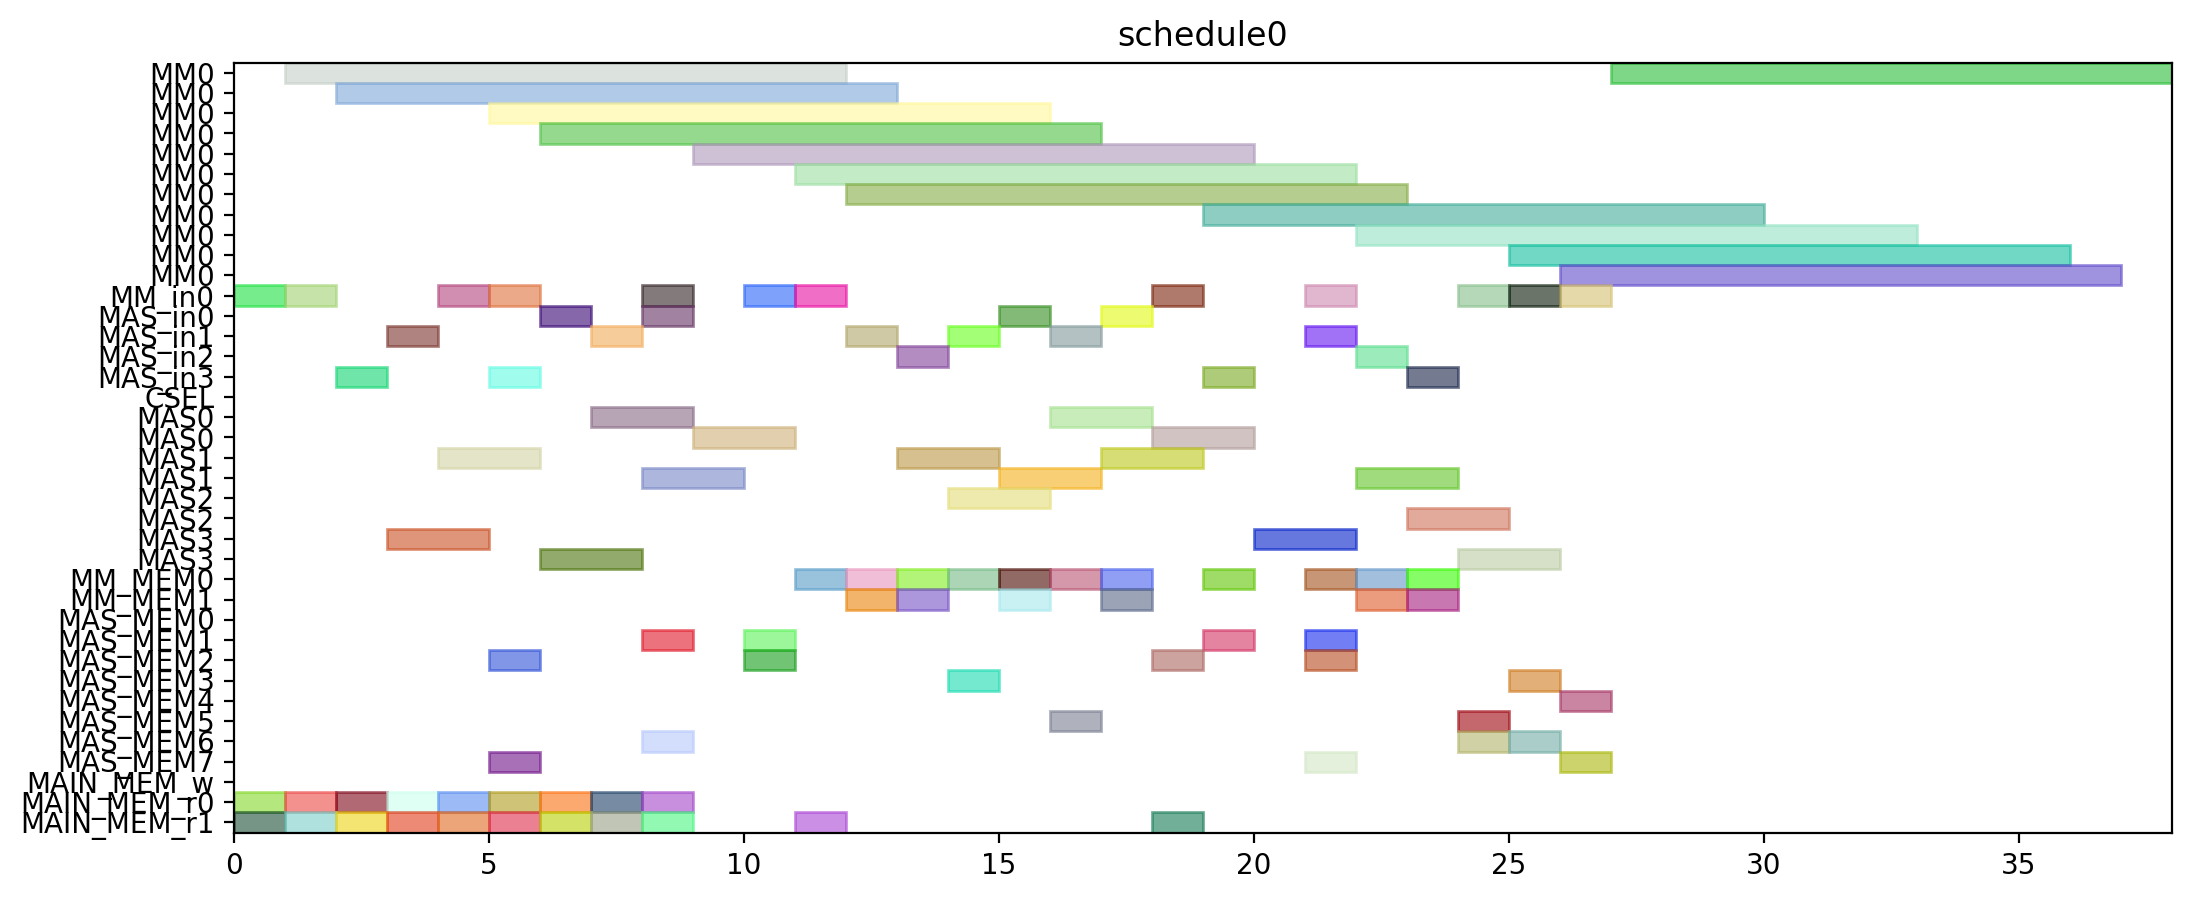

Here is the Python script that generated this plot:
from pyschedule import Scenario, solvers, plotters, alt


def solve():
	horizon = 120
	S = Scenario("schedule0", horizon=horizon)

	# resource
	MM = S.Resources('MM', num=1, size=11)
	MM_in = S.Resources('MM_in', num=1)
	MAS_in = S.Resources('MAS_in', num=4)
	CSEL = S.Resource('CSEL')
	MAS = S.Resources('MAS', num=4, size=2, periods=range(1, horizon))
	MM_MEM = S.Resources('MM_MEM', num=2)
	MAS_MEM = S.Resources('MAS_MEM', num=8)
	MAIN_MEM_w = S.Resource('MAIN_MEM_w', size=1)
	MAIN_MEM_r = S.Resources('MAIN_MEM_r', num=2)

	# result of previous scheduling

	# new tasks
	t0 = S.Task('t0', length=11, delay_cost=1)
	t0 += alt(MM)
	t0_in = S.Task('t0_in', length=1, delay_cost=1)
	t0_in += alt(MM_in)
	S += t0_in*MM_in[0]<=t0*MM[0]
	t0_mem0 = S.Task('t0_mem0', length=1, delay_cost=1)
	t0_mem0 += MAIN_MEM_r[0]
	S += t0_mem0 <= t0

	t0_mem1 = S.Task('t0_mem1', length=1, delay_cost=1)
	t0_mem1 += MAIN_MEM_r[1]
	S += t0_mem1 <= t0

	t1 = S.Task('t1', length=11, delay_cost=1)
	t1 += alt(MM)
	t1_in = S.Task('t1_in', length=1, delay_cost=1)
	t1_in += alt(MM_in)
	S += t1_in*MM_in[0]<=t1*MM[0]
	t1_mem0 = S.Task('t1_mem0', length=1, delay_cost=1)
	t1_mem0 += MAIN_MEM_r[0]
	S += t1_mem0 <= t1

	t1_mem1 = S.Task('t1_mem1', length=1, delay_cost=1)
	t1_mem1 += MAIN_MEM_r[1]
	S += t1_mem1 <= t1

	t2 = S.Task('t2', length=11, delay_cost=1)
	t2 += alt(MM)
	t2_in = S.Task('t2_in', length=1, delay_cost=1)
	t2_in += alt(MM_in)
	S += t2_in*MM_in[0]<=t2*MM[0]
	t2_mem0 = S.Task('t2_mem0', length=1, delay_cost=1)
	t2_mem0 += MAIN_MEM_r[0]
	S += t2_mem0 <= t2

	t2_mem1 = S.Task('t2_mem1', length=1, delay_cost=1)
	t2_mem1 += MAIN_MEM_r[1]
	S += t2_mem1 <= t2

	t3 = S.Task('t3', length=2, delay_cost=1)
	t3 += alt(MAS)
	t3_in = S.Task('t3_in', length=1, delay_cost=1)
	t3_in += alt(MAS_in)
	S += t3_in*MAS_in[0]<=t3*MAS[0]

	S += t3_in*MAS_in[1]<=t3*MAS[1]

	S += t3_in*MAS_in[2]<=t3*MAS[2]

	S += t3_in*MAS_in[3]<=t3*MAS[3]

	t3_mem0 = S.Task('t3_mem0', length=1, delay_cost=1)
	t3_mem0 += MAIN_MEM_r[0]
	S += t3_mem0 <= t3

	t3_mem1 = S.Task('t3_mem1', length=1, delay_cost=1)
	t3_mem1 += MAIN_MEM_r[1]
	S += t3_mem1 <= t3

	t4 = S.Task('t4', length=2, delay_cost=1)
	t4 += alt(MAS)
	t4_in = S.Task('t4_in', length=1, delay_cost=1)
	t4_in += alt(MAS_in)
	S += t4_in*MAS_in[0]<=t4*MAS[0]

	S += t4_in*MAS_in[1]<=t4*MAS[1]

	S += t4_in*MAS_in[2]<=t4*MAS[2]

	S += t4_in*MAS_in[3]<=t4*MAS[3]

	t4_mem0 = S.Task('t4_mem0', length=1, delay_cost=1)
	t4_mem0 += MAIN_MEM_r[0]
	S += t4_mem0 <= t4

	t4_mem1 = S.Task('t4_mem1', length=1, delay_cost=1)
	t4_mem1 += MAIN_MEM_r[1]
	S += t4_mem1 <= t4

	t8 = S.Task('t8', length=2, delay_cost=1)
	t8 += alt(MAS)
	t8_in = S.Task('t8_in', length=1, delay_cost=1)
	t8_in += alt(MAS_in)
	S += t8_in*MAS_in[0]<=t8*MAS[0]

	S += t8_in*MAS_in[1]<=t8*MAS[1]

	S += t8_in*MAS_in[2]<=t8*MAS[2]

	S += t8_in*MAS_in[3]<=t8*MAS[3]

	t8_mem0 = S.Task('t8_mem0', length=1, delay_cost=1)
	t8_mem0 += MAIN_MEM_r[0]
	S += t8_mem0 <= t8

	t8_mem1 = S.Task('t8_mem1', length=1, delay_cost=1)
	t8_mem1 += MAIN_MEM_r[1]
	S += t8_mem1 <= t8

	t9 = S.Task('t9', length=2, delay_cost=1)
	t9 += alt(MAS)
	t9_in = S.Task('t9_in', length=1, delay_cost=1)
	t9_in += alt(MAS_in)
	S += t9_in*MAS_in[0]<=t9*MAS[0]

	S += t9_in*MAS_in[1]<=t9*MAS[1]

	S += t9_in*MAS_in[2]<=t9*MAS[2]

	S += t9_in*MAS_in[3]<=t9*MAS[3]

	t9_mem0 = S.Task('t9_mem0', length=1, delay_cost=1)
	t9_mem0 += MAIN_MEM_r[0]
	S += t9_mem0 <= t9

	t9_mem1 = S.Task('t9_mem1', length=1, delay_cost=1)
	t9_mem1 += MAIN_MEM_r[1]
	S += t9_mem1 <= t9

	t13 = S.Task('t13', length=2, delay_cost=1)
	t13 += alt(MAS)
	t13_in = S.Task('t13_in', length=1, delay_cost=1)
	t13_in += alt(MAS_in)
	S += t13_in*MAS_in[0]<=t13*MAS[0]

	S += t13_in*MAS_in[1]<=t13*MAS[1]

	S += t13_in*MAS_in[2]<=t13*MAS[2]

	S += t13_in*MAS_in[3]<=t13*MAS[3]

	t13_mem0 = S.Task('t13_mem0', length=1, delay_cost=1)
	t13_mem0 += MAIN_MEM_r[0]
	S += t13_mem0 <= t13

	t13_mem1 = S.Task('t13_mem1', length=1, delay_cost=1)
	t13_mem1 += MAIN_MEM_r[1]
	S += t13_mem1 <= t13

	t14 = S.Task('t14', length=2, delay_cost=1)
	t14 += alt(MAS)
	t14_in = S.Task('t14_in', length=1, delay_cost=1)
	t14_in += alt(MAS_in)
	S += t14_in*MAS_in[0]<=t14*MAS[0]

	S += t14_in*MAS_in[1]<=t14*MAS[1]

	S += t14_in*MAS_in[2]<=t14*MAS[2]

	S += t14_in*MAS_in[3]<=t14*MAS[3]

	t14_mem0 = S.Task('t14_mem0', length=1, delay_cost=1)
	t14_mem0 += MAIN_MEM_r[0]
	S += t14_mem0 <= t14

	t14_mem1 = S.Task('t14_mem1', length=1, delay_cost=1)
	t14_mem1 += MAIN_MEM_r[1]
	S += t14_mem1 <= t14

	t5 = S.Task('t5', length=11, delay_cost=1)
	t5 += alt(MM)
	t5_in = S.Task('t5_in', length=1, delay_cost=1)
	t5_in += alt(MM_in)
	S += t5_in*MM_in[0]<=t5*MM[0]
	t5_mem0 = S.Task('t5_mem0', length=1, delay_cost=1)
	t5_mem0 += alt(MAS_MEM)
	S += (t3*MAS[0])-1 < t5_mem0*MAS_MEM[0]
	S += (t3*MAS[1])-1 < t5_mem0*MAS_MEM[2]
	S += (t3*MAS[2])-1 < t5_mem0*MAS_MEM[4]
	S += (t3*MAS[3])-1 < t5_mem0*MAS_MEM[6]
	S += t5_mem0 <= t5

	t5_mem1 = S.Task('t5_mem1', length=1, delay_cost=1)
	t5_mem1 += alt(MAS_MEM)
	S += (t4*MAS[0])-1 < t5_mem1*MAS_MEM[1]
	S += (t4*MAS[1])-1 < t5_mem1*MAS_MEM[3]
	S += (t4*MAS[2])-1 < t5_mem1*MAS_MEM[5]
	S += (t4*MAS[3])-1 < t5_mem1*MAS_MEM[7]
	S += t5_mem1 <= t5

	t6 = S.Task('t6', length=2, delay_cost=1)
	t6 += alt(MAS)
	t6_in = S.Task('t6_in', length=1, delay_cost=1)
	t6_in += alt(MAS_in)
	S += t6_in*MAS_in[0]<=t6*MAS[0]

	S += t6_in*MAS_in[1]<=t6*MAS[1]

	S += t6_in*MAS_in[2]<=t6*MAS[2]

	S += t6_in*MAS_in[3]<=t6*MAS[3]

	t6_mem0 = S.Task('t6_mem0', length=1, delay_cost=1)
	t6_mem0 += alt(MM_MEM)
	S += (t0*MM[0])-1 < t6_mem0*MM_MEM[0]
	S += t6_mem0 <= t6

	t6_mem1 = S.Task('t6_mem1', length=1, delay_cost=1)
	t6_mem1 += alt(MM_MEM)
	S += (t1*MM[0])-1 < t6_mem1*MM_MEM[1]
	S += t6_mem1 <= t6

	t10 = S.Task('t10', length=11, delay_cost=1)
	t10 += alt(MM)
	t10_in = S.Task('t10_in', length=1, delay_cost=1)
	t10_in += alt(MM_in)
	S += t10_in*MM_in[0]<=t10*MM[0]
	t10_mem0 = S.Task('t10_mem0', length=1, delay_cost=1)
	t10_mem0 += alt(MAS_MEM)
	S += (t8*MAS[0])-1 < t10_mem0*MAS_MEM[0]
	S += (t8*MAS[1])-1 < t10_mem0*MAS_MEM[2]
	S += (t8*MAS[2])-1 < t10_mem0*MAS_MEM[4]
	S += (t8*MAS[3])-1 < t10_mem0*MAS_MEM[6]
	S += t10_mem0 <= t10

	t10_mem1 = S.Task('t10_mem1', length=1, delay_cost=1)
	t10_mem1 += alt(MAS_MEM)
	S += (t9*MAS[0])-1 < t10_mem1*MAS_MEM[1]
	S += (t9*MAS[1])-1 < t10_mem1*MAS_MEM[3]
	S += (t9*MAS[2])-1 < t10_mem1*MAS_MEM[5]
	S += (t9*MAS[3])-1 < t10_mem1*MAS_MEM[7]
	S += t10_mem1 <= t10

	t11 = S.Task('t11', length=2, delay_cost=1)
	t11 += alt(MAS)
	t11_in = S.Task('t11_in', length=1, delay_cost=1)
	t11_in += alt(MAS_in)
	S += t11_in*MAS_in[0]<=t11*MAS[0]

	S += t11_in*MAS_in[1]<=t11*MAS[1]

	S += t11_in*MAS_in[2]<=t11*MAS[2]

	S += t11_in*MAS_in[3]<=t11*MAS[3]

	t11_mem0 = S.Task('t11_mem0', length=1, delay_cost=1)
	t11_mem0 += alt(MM_MEM)
	S += (t1*MM[0])-1 < t11_mem0*MM_MEM[0]
	S += t11_mem0 <= t11

	t11_mem1 = S.Task('t11_mem1', length=1, delay_cost=1)
	t11_mem1 += alt(MM_MEM)
	S += (t2*MM[0])-1 < t11_mem1*MM_MEM[1]
	S += t11_mem1 <= t11

	t15 = S.Task('t15', length=11, delay_cost=1)
	t15 += alt(MM)
	t15_in = S.Task('t15_in', length=1, delay_cost=1)
	t15_in += alt(MM_in)
	S += t15_in*MM_in[0]<=t15*MM[0]
	t15_mem0 = S.Task('t15_mem0', length=1, delay_cost=1)
	t15_mem0 += alt(MAS_MEM)
	S += (t13*MAS[0])-1 < t15_mem0*MAS_MEM[0]
	S += (t13*MAS[1])-1 < t15_mem0*MAS_MEM[2]
	S += (t13*MAS[2])-1 < t15_mem0*MAS_MEM[4]
	S += (t13*MAS[3])-1 < t15_mem0*MAS_MEM[6]
	S += t15_mem0 <= t15

	t15_mem1 = S.Task('t15_mem1', length=1, delay_cost=1)
	t15_mem1 += alt(MAS_MEM)
	S += (t14*MAS[0])-1 < t15_mem1*MAS_MEM[1]
	S += (t14*MAS[1])-1 < t15_mem1*MAS_MEM[3]
	S += (t14*MAS[2])-1 < t15_mem1*MAS_MEM[5]
	S += (t14*MAS[3])-1 < t15_mem1*MAS_MEM[7]
	S += t15_mem1 <= t15

	t16 = S.Task('t16', length=2, delay_cost=1)
	t16 += alt(MAS)
	t16_in = S.Task('t16_in', length=1, delay_cost=1)
	t16_in += alt(MAS_in)
	S += t16_in*MAS_in[0]<=t16*MAS[0]

	S += t16_in*MAS_in[1]<=t16*MAS[1]

	S += t16_in*MAS_in[2]<=t16*MAS[2]

	S += t16_in*MAS_in[3]<=t16*MAS[3]

	t16_mem0 = S.Task('t16_mem0', length=1, delay_cost=1)
	t16_mem0 += alt(MM_MEM)
	S += (t0*MM[0])-1 < t16_mem0*MM_MEM[0]
	S += t16_mem0 <= t16

	t16_mem1 = S.Task('t16_mem1', length=1, delay_cost=1)
	t16_mem1 += alt(MM_MEM)
	S += (t2*MM[0])-1 < t16_mem1*MM_MEM[1]
	S += t16_mem1 <= t16

	t18 = S.Task('t18', length=2, delay_cost=1)
	t18 += alt(MAS)
	t18_in = S.Task('t18_in', length=1, delay_cost=1)
	t18_in += alt(MAS_in)
	S += t18_in*MAS_in[0]<=t18*MAS[0]

	S += t18_in*MAS_in[1]<=t18*MAS[1]

	S += t18_in*MAS_in[2]<=t18*MAS[2]

	S += t18_in*MAS_in[3]<=t18*MAS[3]

	t18_mem0 = S.Task('t18_mem0', length=1, delay_cost=1)
	t18_mem0 += alt(MM_MEM)
	S += (t0*MM[0])-1 < t18_mem0*MM_MEM[0]
	S += t18_mem0 <= t18

	t18_mem1 = S.Task('t18_mem1', length=1, delay_cost=1)
	t18_mem1 += alt(MM_MEM)
	S += (t0*MM[0])-1 < t18_mem1*MM_MEM[1]
	S += t18_mem1 <= t18

	t20 = S.Task('t20', length=11, delay_cost=1)
	t20 += alt(MM)
	t20_in = S.Task('t20_in', length=1, delay_cost=1)
	t20_in += alt(MM_in)
	S += t20_in*MM_in[0]<=t20*MM[0]
	t20_mem0 = S.Task('t20_mem0', length=1, delay_cost=1)
	t20_mem0 += alt(MM_MEM)
	S += (t2*MM[0])-1 < t20_mem0*MM_MEM[0]
	S += t20_mem0 <= t20

	t20_mem1 = S.Task('t20_mem1', length=1, delay_cost=1)
	t20_mem1 += MAIN_MEM_r[1]
	S += t20_mem1 <= t20

	t7 = S.Task('t7', length=2, delay_cost=1)
	t7 += alt(MAS)
	t7_in = S.Task('t7_in', length=1, delay_cost=1)
	t7_in += alt(MAS_in)
	S += t7_in*MAS_in[0]<=t7*MAS[0]

	S += t7_in*MAS_in[1]<=t7*MAS[1]

	S += t7_in*MAS_in[2]<=t7*MAS[2]

	S += t7_in*MAS_in[3]<=t7*MAS[3]

	t7_mem0 = S.Task('t7_mem0', length=1, delay_cost=1)
	t7_mem0 += alt(MM_MEM)
	S += (t5*MM[0])-1 < t7_mem0*MM_MEM[0]
	S += t7_mem0 <= t7

	t7_mem1 = S.Task('t7_mem1', length=1, delay_cost=1)
	t7_mem1 += alt(MAS_MEM)
	S += (t6*MAS[0])-1 < t7_mem1*MAS_MEM[1]
	S += (t6*MAS[1])-1 < t7_mem1*MAS_MEM[3]
	S += (t6*MAS[2])-1 < t7_mem1*MAS_MEM[5]
	S += (t6*MAS[3])-1 < t7_mem1*MAS_MEM[7]
	S += t7_mem1 <= t7

	t12 = S.Task('t12', length=2, delay_cost=1)
	t12 += alt(MAS)
	t12_in = S.Task('t12_in', length=1, delay_cost=1)
	t12_in += alt(MAS_in)
	S += t12_in*MAS_in[0]<=t12*MAS[0]

	S += t12_in*MAS_in[1]<=t12*MAS[1]

	S += t12_in*MAS_in[2]<=t12*MAS[2]

	S += t12_in*MAS_in[3]<=t12*MAS[3]

	t12_mem0 = S.Task('t12_mem0', length=1, delay_cost=1)
	t12_mem0 += alt(MM_MEM)
	S += (t10*MM[0])-1 < t12_mem0*MM_MEM[0]
	S += t12_mem0 <= t12

	t12_mem1 = S.Task('t12_mem1', length=1, delay_cost=1)
	t12_mem1 += alt(MAS_MEM)
	S += (t11*MAS[0])-1 < t12_mem1*MAS_MEM[1]
	S += (t11*MAS[1])-1 < t12_mem1*MAS_MEM[3]
	S += (t11*MAS[2])-1 < t12_mem1*MAS_MEM[5]
	S += (t11*MAS[3])-1 < t12_mem1*MAS_MEM[7]
	S += t12_mem1 <= t12

	t17 = S.Task('t17', length=2, delay_cost=1)
	t17 += alt(MAS)
	t17_in = S.Task('t17_in', length=1, delay_cost=1)
	t17_in += alt(MAS_in)
	S += t17_in*MAS_in[0]<=t17*MAS[0]

	S += t17_in*MAS_in[1]<=t17*MAS[1]

	S += t17_in*MAS_in[2]<=t17*MAS[2]

	S += t17_in*MAS_in[3]<=t17*MAS[3]

	t17_mem0 = S.Task('t17_mem0', length=1, delay_cost=1)
	t17_mem0 += alt(MM_MEM)
	S += (t15*MM[0])-1 < t17_mem0*MM_MEM[0]
	S += t17_mem0 <= t17

	t17_mem1 = S.Task('t17_mem1', length=1, delay_cost=1)
	t17_mem1 += alt(MAS_MEM)
	S += (t16*MAS[0])-1 < t17_mem1*MAS_MEM[1]
	S += (t16*MAS[1])-1 < t17_mem1*MAS_MEM[3]
	S += (t16*MAS[2])-1 < t17_mem1*MAS_MEM[5]
	S += (t16*MAS[3])-1 < t17_mem1*MAS_MEM[7]
	S += t17_mem1 <= t17

	t19 = S.Task('t19', length=2, delay_cost=1)
	t19 += alt(MAS)
	t19_in = S.Task('t19_in', length=1, delay_cost=1)
	t19_in += alt(MAS_in)
	S += t19_in*MAS_in[0]<=t19*MAS[0]

	S += t19_in*MAS_in[1]<=t19*MAS[1]

	S += t19_in*MAS_in[2]<=t19*MAS[2]

	S += t19_in*MAS_in[3]<=t19*MAS[3]

	t19_mem0 = S.Task('t19_mem0', length=1, delay_cost=1)
	t19_mem0 += alt(MM_MEM)
	S += (t0*MM[0])-1 < t19_mem0*MM_MEM[0]
	S += t19_mem0 <= t19

	t19_mem1 = S.Task('t19_mem1', length=1, delay_cost=1)
	t19_mem1 += alt(MAS_MEM)
	S += (t18*MAS[0])-1 < t19_mem1*MAS_MEM[1]
	S += (t18*MAS[1])-1 < t19_mem1*MAS_MEM[3]
	S += (t18*MAS[2])-1 < t19_mem1*MAS_MEM[5]
	S += (t18*MAS[3])-1 < t19_mem1*MAS_MEM[7]
	S += t19_mem1 <= t19

	t21 = S.Task('t21', length=2, delay_cost=1)
	t21 += alt(MAS)
	t21_in = S.Task('t21_in', length=1, delay_cost=1)
	t21_in += alt(MAS_in)
	S += t21_in*MAS_in[0]<=t21*MAS[0]

	S += t21_in*MAS_in[1]<=t21*MAS[1]

	S += t21_in*MAS_in[2]<=t21*MAS[2]

	S += t21_in*MAS_in[3]<=t21*MAS[3]

	t21_mem0 = S.Task('t21_mem0', length=1, delay_cost=1)
	t21_mem0 += alt(MM_MEM)
	S += (t1*MM[0])-1 < t21_mem0*MM_MEM[0]
	S += t21_mem0 <= t21

	t21_mem1 = S.Task('t21_mem1', length=1, delay_cost=1)
	t21_mem1 += alt(MM_MEM)
	S += (t20*MM[0])-1 < t21_mem1*MM_MEM[1]
	S += t21_mem1 <= t21

	t22 = S.Task('t22', length=2, delay_cost=1)
	t22 += alt(MAS)
	t22_in = S.Task('t22_in', length=1, delay_cost=1)
	t22_in += alt(MAS_in)
	S += t22_in*MAS_in[0]<=t22*MAS[0]

	S += t22_in*MAS_in[1]<=t22*MAS[1]

	S += t22_in*MAS_in[2]<=t22*MAS[2]

	S += t22_in*MAS_in[3]<=t22*MAS[3]

	t22_mem0 = S.Task('t22_mem0', length=1, delay_cost=1)
	t22_mem0 += alt(MM_MEM)
	S += (t1*MM[0])-1 < t22_mem0*MM_MEM[0]
	S += t22_mem0 <= t22

	t22_mem1 = S.Task('t22_mem1', length=1, delay_cost=1)
	t22_mem1 += alt(MM_MEM)
	S += (t20*MM[0])-1 < t22_mem1*MM_MEM[1]
	S += t22_mem1 <= t22

	t23 = S.Task('t23', length=11, delay_cost=1)
	t23 += alt(MM)
	t23_in = S.Task('t23_in', length=1, delay_cost=1)
	t23_in += alt(MM_in)
	S += t23_in*MM_in[0]<=t23*MM[0]
	t23_mem0 = S.Task('t23_mem0', length=1, delay_cost=1)
	t23_mem0 += alt(MAS_MEM)
	S += (t17*MAS[0])-1 < t23_mem0*MAS_MEM[0]
	S += (t17*MAS[1])-1 < t23_mem0*MAS_MEM[2]
	S += (t17*MAS[2])-1 < t23_mem0*MAS_MEM[4]
	S += (t17*MAS[3])-1 < t23_mem0*MAS_MEM[6]
	S += t23_mem0 <= t23

	t23_mem1 = S.Task('t23_mem1', length=1, delay_cost=1)
	t23_mem1 += MAIN_MEM_r[1]
	S += t23_mem1 <= t23

	t25 = S.Task('t25', length=11, delay_cost=1)
	t25 += alt(MM)
	t25_in = S.Task('t25_in', length=1, delay_cost=1)
	t25_in += alt(MM_in)
	S += t25_in*MM_in[0]<=t25*MM[0]
	t25_mem0 = S.Task('t25_mem0', length=1, delay_cost=1)
	t25_mem0 += alt(MAS_MEM)
	S += (t7*MAS[0])-1 < t25_mem0*MAS_MEM[0]
	S += (t7*MAS[1])-1 < t25_mem0*MAS_MEM[2]
	S += (t7*MAS[2])-1 < t25_mem0*MAS_MEM[4]
	S += (t7*MAS[3])-1 < t25_mem0*MAS_MEM[6]
	S += t25_mem0 <= t25

	t25_mem1 = S.Task('t25_mem1', length=1, delay_cost=1)
	t25_mem1 += alt(MAS_MEM)
	S += (t22*MAS[0])-1 < t25_mem1*MAS_MEM[1]
	S += (t22*MAS[1])-1 < t25_mem1*MAS_MEM[3]
	S += (t22*MAS[2])-1 < t25_mem1*MAS_MEM[5]
	S += (t22*MAS[3])-1 < t25_mem1*MAS_MEM[7]
	S += t25_mem1 <= t25

	t27 = S.Task('t27', length=11, delay_cost=1)
	t27 += alt(MM)
	t27_in = S.Task('t27_in', length=1, delay_cost=1)
	t27_in += alt(MM_in)
	S += t27_in*MM_in[0]<=t27*MM[0]
	t27_mem0 = S.Task('t27_mem0', length=1, delay_cost=1)
	t27_mem0 += alt(MAS_MEM)
	S += (t22*MAS[0])-1 < t27_mem0*MAS_MEM[0]
	S += (t22*MAS[1])-1 < t27_mem0*MAS_MEM[2]
	S += (t22*MAS[2])-1 < t27_mem0*MAS_MEM[4]
	S += (t22*MAS[3])-1 < t27_mem0*MAS_MEM[6]
	S += t27_mem0 <= t27

	t27_mem1 = S.Task('t27_mem1', length=1, delay_cost=1)
	t27_mem1 += alt(MAS_MEM)
	S += (t21*MAS[0])-1 < t27_mem1*MAS_MEM[1]
	S += (t21*MAS[1])-1 < t27_mem1*MAS_MEM[3]
	S += (t21*MAS[2])-1 < t27_mem1*MAS_MEM[5]
	S += (t21*MAS[3])-1 < t27_mem1*MAS_MEM[7]
	S += t27_mem1 <= t27

	t28 = S.Task('t28', length=11, delay_cost=1)
	t28 += alt(MM)
	t28_in = S.Task('t28_in', length=1, delay_cost=1)
	t28_in += alt(MM_in)
	S += t28_in*MM_in[0]<=t28*MM[0]
	t28_mem0 = S.Task('t28_mem0', length=1, delay_cost=1)
	t28_mem0 += alt(MAS_MEM)
	S += (t19*MAS[0])-1 < t28_mem0*MAS_MEM[0]
	S += (t19*MAS[1])-1 < t28_mem0*MAS_MEM[2]
	S += (t19*MAS[2])-1 < t28_mem0*MAS_MEM[4]
	S += (t19*MAS[3])-1 < t28_mem0*MAS_MEM[6]
	S += t28_mem0 <= t28

	t28_mem1 = S.Task('t28_mem1', length=1, delay_cost=1)
	t28_mem1 += alt(MAS_MEM)
	S += (t7*MAS[0])-1 < t28_mem1*MAS_MEM[1]
	S += (t7*MAS[1])-1 < t28_mem1*MAS_MEM[3]
	S += (t7*MAS[2])-1 < t28_mem1*MAS_MEM[5]
	S += (t7*MAS[3])-1 < t28_mem1*MAS_MEM[7]
	S += t28_mem1 <= t28

	t29 = S.Task('t29', length=11, delay_cost=1)
	t29 += alt(MM)
	t29_in = S.Task('t29_in', length=1, delay_cost=1)
	t29_in += alt(MM_in)
	S += t29_in*MM_in[0]<=t29*MM[0]
	t29_mem0 = S.Task('t29_mem0', length=1, delay_cost=1)
	t29_mem0 += alt(MAS_MEM)
	S += (t21*MAS[0])-1 < t29_mem0*MAS_MEM[0]
	S += (t21*MAS[1])-1 < t29_mem0*MAS_MEM[2]
	S += (t21*MAS[2])-1 < t29_mem0*MAS_MEM[4]
	S += (t21*MAS[3])-1 < t29_mem0*MAS_MEM[6]
	S += t29_mem0 <= t29

	t29_mem1 = S.Task('t29_mem1', length=1, delay_cost=1)
	t29_mem1 += alt(MAS_MEM)
	S += (t12*MAS[0])-1 < t29_mem1*MAS_MEM[1]
	S += (t12*MAS[1])-1 < t29_mem1*MAS_MEM[3]
	S += (t12*MAS[2])-1 < t29_mem1*MAS_MEM[5]
	S += (t12*MAS[3])-1 < t29_mem1*MAS_MEM[7]
	S += t29_mem1 <= t29

	solvers.mip.solve(S,msg=1,kind='CPLEX',ratio_gap=1.01)

	solution = [['hoge']*len(S.solution()[1]) for i in range(len(S.solution()))]
	for i in range(len(S.solution())):
		for j in range(len(S.solution()[i])):
			solution[i][j]=str(S.solution()[i][j])
	print(solution)

	cycles = int(solution[-1][3])

	pic_file_name = "/home/mfukuda/ABE/multiRAM_multiMAS_16mux/scheduling_result/stage11MM1_stage2MAS4/EP_ADD_A_0/schedule0.png"
	if(S.solution() != []):
		plotters.matplotlib.plot(S,img_filename=pic_file_name, show_task_labels=False, fig_size=(cycles*0.25+3, 5))

	return solution
